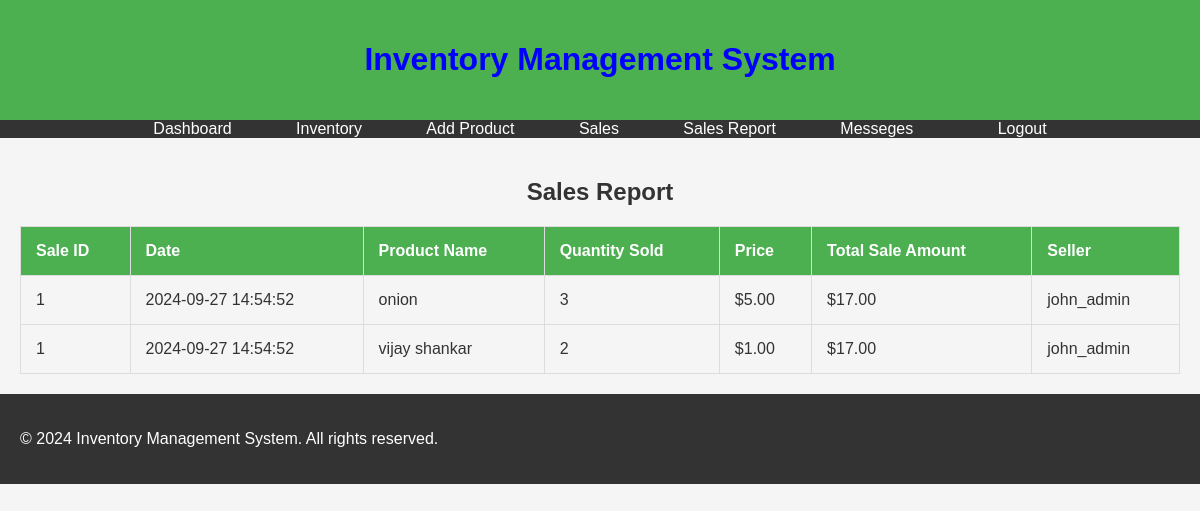
/report_sales.php (signed in), run on the app's committed database.
### tables this page shows
CREATE TABLE `sales` (
  `id` int(11) NOT NULL,
  `total_amount` decimal(10,2) NOT NULL,
  `sale_date` timestamp NOT NULL DEFAULT current_timestamp(),
  `created_at` timestamp NOT NULL DEFAULT current_timestamp(),
  `user_id` int(11) NOT NULL
);

CREATE TABLE `products` (
  `id` int(11) NOT NULL,
  `name` varchar(100) NOT NULL,
  `description` text DEFAULT NULL,
  `price` decimal(10,2) NOT NULL,
  `stock` int(11) NOT NULL,
  `image` varchar(255) DEFAULT NULL,
  `category` varchar(255) NOT NULL
);

CREATE TABLE `sales_items` (
  `sale_id` int(11) DEFAULT NULL,
  `product_id` int(11) DEFAULT NULL,
  `quantity_sold` int(11) NOT NULL,
  `price` decimal(10,2) NOT NULL
);

CREATE TABLE `users` (
  `id` int(11) NOT NULL,
  `username` varchar(50) NOT NULL,
  `password` varchar(255) NOT NULL,
  `role` enum('admin','salesperson') NOT NULL
);

### report_sales.php (the view, shortened to what this page needs)
<?php
require 'php/db_connect.php';
$sales_stmt = $pdo->prepare("
    SELECT s.id as sale_id, s.total_amount, s.created_at, si.product_id, si.quantity_sold, si.price, p.name as product_name, u.username as seller
    FROM sales s
    JOIN sales_items si ON s.id = si.sale_id
    JOIN products p ON si.product_id = p.id
    JOIN users u ON s.user_id = u.id  -- Fetch the seller (user) information
    ORDER BY s.created_at DESC
");
$sales_stmt->execute();
$sales = $sales_stmt->fetchAll(PDO::FETCH_ASSOC);
?>
<?php include 'partials/header.php'; ?>
<?php include 'partials/navbar.php'; ?>
<link rel="stylesheet" href="css/style.css">
<div class="orange-report-sales">
    <h2>Sales Report</h2>
    <?php if (!empty($sales)): ?>
        <table class="orange-report-table">
            <thead>
                <tr>
                    <th>Sale ID</th>
                    <th>Date</th>
                    <th>Product Name</th>
                    <th>Quantity Sold</th>
                    <th>Price</th>
                    <th>Total Sale Amount</th>
                    <th>Seller</th>
                </tr>
            </thead>
            <tbody>
                <?php foreach ($sales as $sale): ?>
                    <tr>
                        <td><?= htmlspecialchars($sale['sale_id']) ?></td>
                        <td><?= htmlspecialchars($sale['created_at']) ?></td>
                        <td><?= htmlspecialchars($sale['product_name']) ?></td>
                        <td><?= htmlspecialchars($sale['quantity_sold']) ?></td>
                        <td>$<?= htmlspecialchars($sale['price']) ?></td>
                        <td>$<?= htmlspecialchars($sale['total_amount']) ?></td>
                        <td><?= htmlspecialchars($sale['seller']) ?></td>
                    </tr>
                <?php endforeach; ?>
            </tbody>
        </table>
    <?php else: ?>
        <p>No sales data available.</p>
    <?php endif; ?>
</div>
<?php include 'partials/footer.php'; ?>

### partials/header.php
<header class="apple-header">
    <h1>Inventory Management System</h1>
</header>

### partials/navbar.php
<nav class="carrot-navbar">
    <ul>
        <li><a href="index.php">Dashboard</a></li>
        <li><a href="view_inventory.php">Inventory</a></li>
        <li><a href="add_product.php">Add Product</a></li>
        <li><a href="sales_interface.php">Sales</a></li>
        <li><a href="report_sales.php">Sales Report</a></li>
        <li><a href= "php/view_messeges.php"> Messeges </a><li>
        <li><a href="logout.php">Logout</a></li>
    </ul>
</nav>

### partials/footer.php
<footer class="apple-footer">
    <p>&copy; <?= date('Y') ?> Inventory Management System. All rights reserved.</p>
</footer>

### css/style.css (style rules this page uses)
h1, h2, h3 { text-align: center; }
.apple-header { background-color: #4CAF50; color: blue; padding: 20px; text-align: center; }
.apple-footer { background-color: #333; color: white; padding: 20px; }
.carrot-navbar { background-color: #333; overflow: hidden; text-align: center; }
.carrot-navbar ul { list-style-type: none; margin: 0; padding: 0; }
.carrot-navbar ul li { display: inline; padding: 10px; }
.carrot-navbar ul li a { color: white; text-decoration: none; padding: 10px 20px; }
.orange-report-sales { padding: 20px; }
.orange-report-table { width: 100%; border-collapse: collapse; margin-top: 20px; }
.orange-report-table th, .orange-report-table td { border: 1px solid #ddd; padding: 15px; text-align: left; }
.orange-report-table th { background-color: #4CAF50; color: white; font-weight: bold; }

### data on the page
sales: id "1", created_at "2024-09-27 14:54:52", products.name "onion", sales_items.quantity_sold "3", sales_items.price "5.00", total_amount "17.00", user.username "john_admin", products.name "vijay shankar", sales_items.quantity_sold "2", sales_items.price "1.00"
